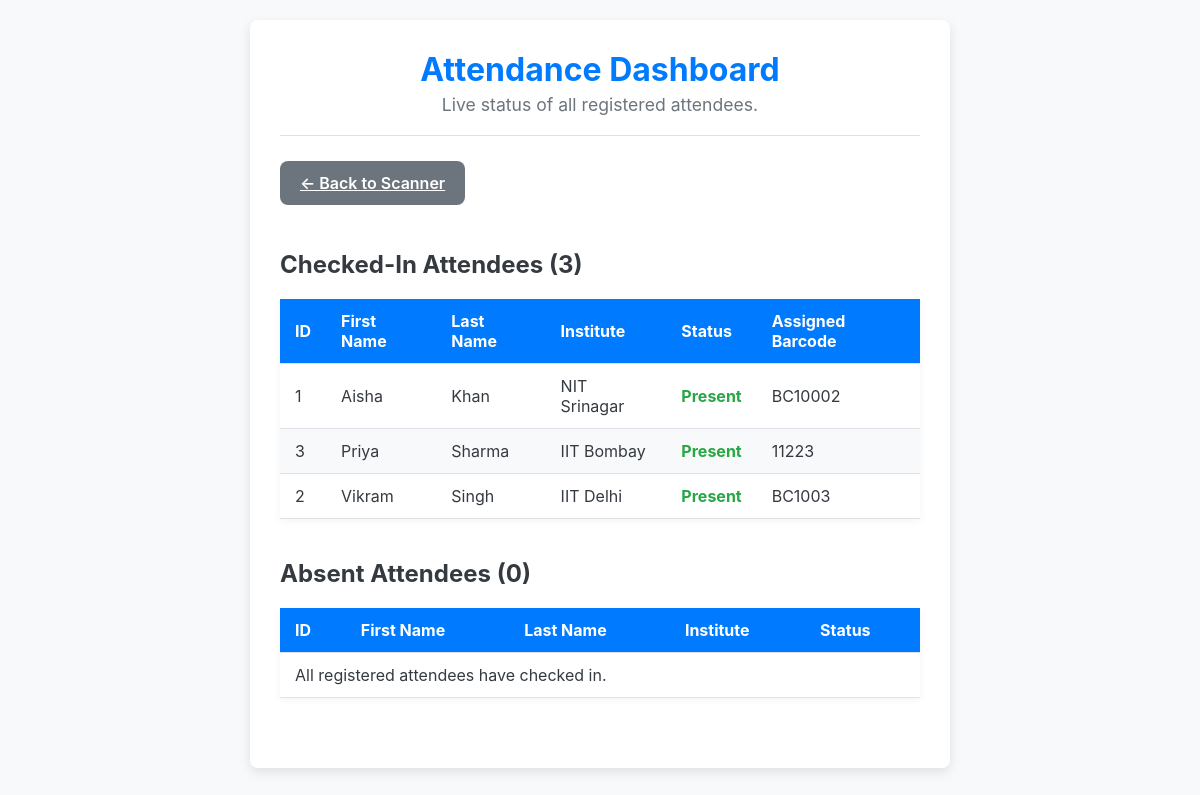
/dashboard, run on the app's committed database.
### models.py (models this page shows, shortened)
class Attendee(db.Model):
    __tablename__ = 'attendees'
    id = db.Column(db.Integer, primary_key=True)
    first_name = db.Column(db.String(100), nullable=False)
    last_name = db.Column(db.String(100), nullable=False)
    email = db.Column(db.String(120), unique=True, nullable=False)
    institute = db.Column(db.String(150), nullable=False)
    band_id = db.Column(db.String(50), nullable=True, unique=True)
    entry = db.Column(db.Boolean, default=False, nullable=False)

### app.py (the view)
@app.route('/dashboard')
def dashboard():
    present_attendees = Attendee.query.filter_by(entry=True).order_by(Attendee.first_name).all()
    absent_attendees = Attendee.query.filter_by(entry=False).order_by(Attendee.first_name).all()
    return render_template('dashboard.html', present_attendees=present_attendees, absent_attendees=absent_attendees)

### templates/dashboard.html (shortened to what this page needs)
<!DOCTYPE html>
<html lang="en">
<head>
    <link rel="stylesheet" href="{{ url_for('static', filename='css/style.css') }}">
</head>
<body>
    <div class="container dashboard-container">
        <header>
            <h1>Attendance Dashboard</h1>
            <p>Live status of all registered attendees.</p>
        </header>
        <a href="{{ url_for('index') }}" class="btn btn-secondary back-btn">← Back to Scanner</a>
        <div class="table-container">
            <h2>Checked-In Attendees ({{ present_attendees|length }})</h2>
            <table>
                <thead>
                    <tr>
                        <th>ID</th>
                        <th>First Name</th>
                        <th>Last Name</th>
                        <th>Institute</th>
                        <th>Status</th>
                        <th>Assigned Barcode</th>
                    </tr>
                </thead>
                <tbody>
                    {% for attendee in present_attendees %}
                    <tr>
                        <td>{{ attendee.id }}</td>
                        <td>{{ attendee.first_name }}</td>
                        <td>{{ attendee.last_name }}</td>
                        <td>{{ attendee.institute }}</td>
                        <td class="status-present">Present</td>
                        <td>{{ attendee.band_id }}</td>
                    </tr>
                    {% else %}
                    <tr>
                        <td colspan="6">No attendees have checked in yet.</td>
                    </tr>
                    {% endfor %}
                </tbody>
            </table>
        </div>
        <div class="table-container">
            <h2>Absent Attendees ({{ absent_attendees|length }})</h2>
            <table>
                <thead>
                    <tr>
                        <th>ID</th>
                        <th>First Name</th>
                        <th>Last Name</th>
                        <th>Institute</th>
                        <th>Status</th>
                    </tr>
                </thead>
                <tbody>
                    {% for attendee in absent_attendees %}
                    <tr>
                        <td>{{ attendee.id }}</td>
                        <td>{{ attendee.first_name }}</td>
                        <td>{{ attendee.last_name }}</td>
                        <td>{{ attendee.institute }}</td>
                        <td class="status-absent">Absent</td>
                    </tr>
                     {% else %}
                    <tr>
                        <td colspan="5">All registered attendees have checked in.</td>
                    </tr>
                    {% endfor %}
                </tbody>
            </table>
        </div>
    </div>
</body>
</html>

### static/css/style.css (style rules this page uses)
:root { --primary-color: #007BFF; --secondary-color: #6c757d; --success-color: #28a745; --error-color: #dc3545; --info-color: #17a2b8; --warning-color: #ffc107; --light-color: #f8f9fa; --dark-color: #343a40; --font-family: -apple-system, BlinkMacSystemFont, 'Segoe UI', Roboto, 'Helvetica Neue', Arial, sans-serif; --border-radius: 8px; --box-shadow: 0 4px 12px rgba(0, 0, 0, 0.1); }
body { font-family: var(--font-family); background-color: var(--light-color); color: var(--dark-color); margin: 0; padding: 20px; display: flex; justify-content: center; align-items: flex-start; min-height: 100vh; }
.container { width: 100%; max-width: 700px; background-color: #ffffff; border-radius: var(--border-radius); box-shadow: var(--box-shadow); padding: 30px; box-sizing: border-box; }
header { text-align: center; margin-bottom: 25px; border-bottom: 1px solid #dee2e6; padding-bottom: 20px; }
header h1 { margin: 0; color: var(--primary-color); font-size: 2rem; }
header p { margin: 5px 0 0; color: var(--secondary-color); font-size: 1.1rem; }
.btn { padding: 12px 20px; font-size: 1rem; font-weight: 600; border: none; border-radius: var(--border-radius); cursor: pointer; text-align: center; transition: background-color 0.2s, transform 0.1s; }
.btn-secondary { background-color: var(--secondary-color); color: white; }
.back-btn { display: inline-block; margin-bottom: 25px; }
.table-container { margin-bottom: 40px; }
table { width: 100%; border-collapse: collapse; box-shadow: 0 2px 8px rgba(0,0,0,0.05); }
th, td { padding: 12px 15px; text-align: left; border-bottom: 1px solid #dee2e6; }
thead { background-color: var(--primary-color); color: white; }
tbody tr:nth-of-type(even) { background-color: #f8f9fa; }
.status-present { color: var(--success-color); font-weight: bold; }

### data on the page
Attendee: id "1", first_name "Aisha", last_name "Khan", institute "NIT Srinagar", band_id "BC10002"
Attendee: id "3", first_name "Priya", last_name "Sharma", institute "IIT Bombay", band_id "11223"
Attendee: id "2", first_name "Vikram", last_name "Singh", institute "IIT Delhi", band_id "BC1003"

### other printed values
{{ present_attendees|length }} "3"
{{ absent_attendees|length }} "0"
